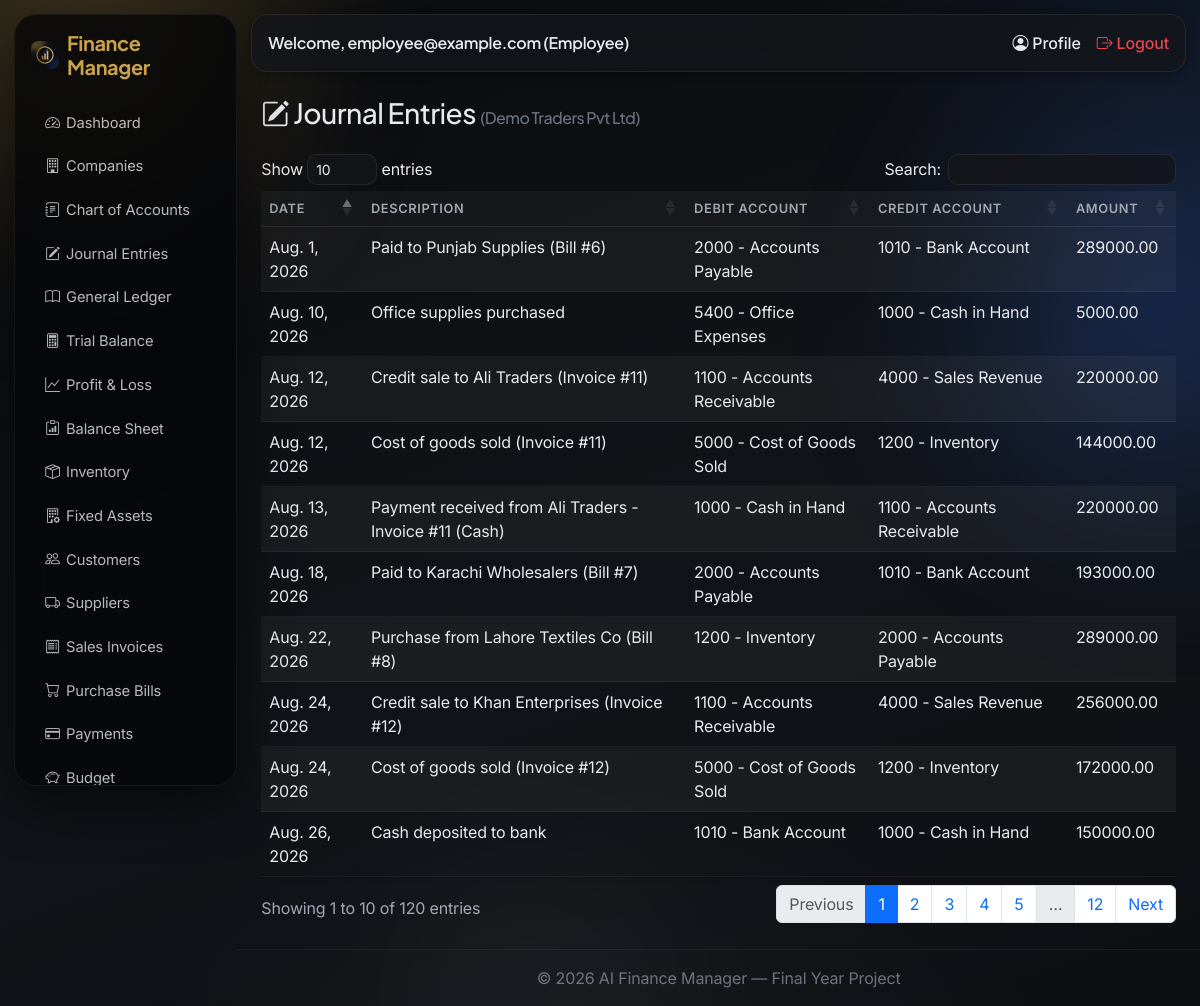
Screenshot of /accounting/journal/ (signed in) with the database file from the repository.
### accounts/models.py (models this page shows, shortened)
class User(AbstractUser):
    class Role(models.TextChoices):
        SUPER_ADMIN = 'SUPER_ADMIN', 'Super Admin'
        COMPANY_OWNER = 'COMPANY_OWNER', 'Company Owner'
        ACCOUNTANT = 'ACCOUNTANT', 'Accountant'
        EMPLOYEE = 'EMPLOYEE', 'Employee'
    role = models.CharField(max_length=20, choices=Role.choices, default=Role.COMPANY_OWNER)
    email = models.EmailField(unique=True)
    phone = models.CharField(max_length=20, blank=True)
    profile_picture = models.ImageField(upload_to='profile_pics/', blank=True, null=True)

### companies/models.py (models this page shows, shortened)
class Company(models.Model):
    owner = models.ForeignKey(settings.AUTH_USER_MODEL, on_delete=models.CASCADE, related_name='companies')
    name = models.CharField(max_length=200)
    country = models.CharField(max_length=100)
    currency = models.CharField(max_length=10, default='USD')
    fiscal_year_start = models.DateField()
    class Standard(models.TextChoices):
        IFRS = 'IFRS', 'IFRS'
        GAAP = 'GAAP', 'US GAAP'
    class InventoryMethod(models.TextChoices):
        FIFO = 'FIFO', 'FIFO (First-In, First-Out)'
        LIFO = 'LIFO', 'LIFO (Last-In, First-Out) - US GAAP only'
        WAC = 'WAC', 'Weighted Average Cost'
    accounting_standard = models.CharField(
        max_length=20, choices=Standard.choices, default=Standard.IFRS,
        help_text='Controls how inventory is valued and how the Balance Sheet / Income Statement are presented.',
    )
    inventory_method = models.CharField(
        max_length=10, choices=InventoryMethod.choices, default=InventoryMethod.FIFO,
        help_text='Cost-flow method. LIFO is prohibited under IFRS (IAS 2).',
    )
    logo = models.ImageField(upload_to='company_logos/', blank=True, null=True)
    address = models.CharField(max_length=255, blank=True)
    phone = models.CharField(max_length=20, blank=True)
    email = models.EmailField(blank=True)
    created_at = models.DateTimeField(auto_now_add=True)
    staff = models.ManyToManyField(
        settings.AUTH_USER_MODEL, blank=True, related_name='member_companies',
        help_text='Accountants/Employees granted access to this company.',
    )
    class Meta:
        verbose_name_plural = 'Companies'
        ordering = ['-created_at']

### accounting/models.py (models this page shows, shortened)
class JournalEntry(models.Model):
    company = models.ForeignKey(Company, on_delete=models.CASCADE, related_name='journal_entries')
    date = models.DateField()
    description = models.CharField(max_length=255)
    debit_account = models.ForeignKey(Account, on_delete=models.CASCADE, related_name='debit_entries')
    credit_account = models.ForeignKey(Account, on_delete=models.CASCADE, related_name='credit_entries')
    amount = models.DecimalField(max_digits=14, decimal_places=2)
    created_at = models.DateTimeField(auto_now_add=True)
    class Meta:
        ordering = ['-date', '-created_at']
        verbose_name = 'Journal Entry'
        verbose_name_plural = 'Journal Entries'

class Account(models.Model):
    class AccountType(models.TextChoices):
        ASSET = 'ASSET', 'Assets'
        LIABILITY = 'LIABILITY', 'Liabilities'
        EQUITY = 'EQUITY', 'Equity'
        REVENUE = 'REVENUE', 'Revenue'
        EXPENSE = 'EXPENSE', 'Expenses'
    company = models.ForeignKey(Company, on_delete=models.CASCADE, related_name='accounts')
    code = models.CharField(max_length=20)
    name = models.CharField(max_length=150)
    account_type = models.CharField(max_length=20, choices=AccountType.choices)
    created_at = models.DateTimeField(auto_now_add=True)
    class Meta:
        ordering = ['code']
        unique_together = ('company', 'code')
    def __str__(self):
        return f"{self.code} - {self.name}"

### accounting/views.py (the view)
# urls.py: path('journal/', views.journal_list, name='journal_list'),
@login_required
def journal_list(request):
    company = get_active_company(request)
    entries = JournalEntry.objects.filter(company=company) if company else JournalEntry.objects.none()
    return render(request, 'accounting/journal_list.html', {'entries': entries, 'company': company})

### accounting/views.py (called while the page is built)
def get_active_company(request):
    accessible = user_accessible_companies(request.user)
    company_id = request.session.get('active_company_id')
    company = None
    if company_id:
        company = accessible.filter(pk=company_id).first()
    if not company:
        company = accessible.first()
        if company:
            request.session['active_company_id'] = company.pk
    return company

### accounts/permissions.py (called while the page is built)
def is_super_admin(user):
    return user.is_authenticated and user.role == user.Role.SUPER_ADMIN

def user_accessible_companies(user):
    from companies.models import Company
    if is_super_admin(user):
        return Company.objects.all()
    return Company.objects.filter(models_q_owner_or_staff(user)).distinct()

def models_q_owner_or_staff(user):
    from django.db.models import Q
    return Q(owner=user) | Q(staff=user)

### accounting/templates/accounting/journal_list.html (shortened to what this page needs)
{% extends 'base.html' %}
{% block content %}
<div class="d-flex justify-content-between align-items-center mb-3">
    <h3><i class="bi bi-pencil-square"></i> Journal Entries {% if company %}<small class="text-muted fs-6">({{ company.name }})</small>{% endif %}</h3>
</div>
<div class="table-responsive">
<table class="table table-striped bg-white shadow-sm" data-datatable>
    <thead><tr><th>Date</th><th>Description</th><th>Debit Account</th><th>Credit Account</th><th>Amount</th></tr></thead>
    <tbody>
    {% for entry in entries %}
        <tr>
            <td>{{ entry.date }}</td>
            <td>{{ entry.description }}</td>
            <td>{{ entry.debit_account }}</td>
            <td>{{ entry.credit_account }}</td>
            <td>{{ entry.amount }}</td>
        </tr>
    {% empty %}
        <tr><td colspan="5" class="text-center text-muted">No journal entries yet.</td></tr>
    {% endfor %}
    </tbody>
</table>
</div>
{% endblock %}

### templates/base.html (shortened to what this page needs)
<!DOCTYPE html>
<html lang="en">
<head>
    {% load static %}
    <link href="https://cdn.jsdelivr.net/npm/bootstrap@5.3.3/dist/css/bootstrap.min.css" rel="stylesheet">
    <link rel="stylesheet" href="https://cdn.jsdelivr.net/npm/bootstrap-icons@1.11.3/font/bootstrap-icons.css">
    <link rel="stylesheet" href="https://cdn.datatables.net/1.13.8/css/dataTables.bootstrap5.min.css">
    <link rel="stylesheet" href="{% load static %}{% static 'css/style.css' %}">
</head>
<body>
<div class="aurora-blob b1"></div>
<div class="aurora-blob b2"></div>
<div class="aurora-blob b3"></div>
{% if user.is_authenticated %}
<div class="d-flex">
    <nav class="sidebar bg-dark text-white p-3" id="sidebarNav" style="width:230px;">
        <h5 class="mb-4 d-flex align-items-center gap-2">
            <img src="{% static 'img/logo.png' %}" alt="AI Finance Manager" style="width:28px;height:28px;border-radius:7px;">
            Finance Manager
        </h5>
        <ul class="nav nav-pills flex-column gap-1">
            <li class="nav-item"><a class="nav-link text-white" href="{% url 'dashboard:home' %}"><i class="bi bi-speedometer2"></i> Dashboard</a></li>
            <li class="nav-item"><a class="nav-link text-white" href="{% url 'companies:list' %}"><i class="bi bi-building"></i> Companies</a></li>
            <li class="nav-item"><a class="nav-link text-white" href="{% url 'accounting:account_list' %}"><i class="bi bi-journal-text"></i> Chart of Accounts</a></li>
            <li class="nav-item"><a class="nav-link text-white" href="{% url 'accounting:journal_list' %}"><i class="bi bi-pencil-square"></i> Journal Entries</a></li>
            <li class="nav-item"><a class="nav-link text-white" href="{% url 'accounting:ledger' %}"><i class="bi bi-book"></i> General Ledger</a></li>
            <li class="nav-item"><a class="nav-link text-white" href="{% url 'accounting:trial_balance' %}"><i class="bi bi-calculator"></i> Trial Balance</a></li>
            <li class="nav-item"><a class="nav-link text-white" href="{% url 'accounting:profit_and_loss' %}"><i class="bi bi-graph-up"></i> Profit &amp; Loss</a></li>
            <li class="nav-item"><a class="nav-link text-white" href="{% url 'accounting:balance_sheet' %}"><i class="bi bi-clipboard-data"></i> Balance Sheet</a></li>
            <li class="nav-item"><a class="nav-link text-white" href="{% url 'inventory:item_list' %}"><i class="bi bi-box-seam"></i> Inventory</a></li>
            <li class="nav-item"><a class="nav-link text-white" href="{% url 'assets:asset_list' %}"><i class="bi bi-building-gear"></i> Fixed Assets</a></li>
            <li class="nav-item"><a class="nav-link text-white" href="{% url 'transactions:customer_list' %}"><i class="bi bi-people"></i> Customers</a></li>
            <li class="nav-item"><a class="nav-link text-white" href="{% url 'transactions:supplier_list' %}"><i class="bi bi-truck"></i> Suppliers</a></li>
            <li class="nav-item"><a class="nav-link text-white" href="{% url 'transactions:invoice_list' %}"><i class="bi bi-receipt"></i> Sales Invoices</a></li>
            <li class="nav-item"><a class="nav-link text-white" href="{% url 'transactions:bill_list' %}"><i class="bi bi-cart"></i> Purchase Bills</a></li>
            <li class="nav-item"><a class="nav-link text-white" href="{% url 'transactions:payment_list' %}"><i class="bi bi-credit-card"></i> Payments</a></li>
            <li class="nav-item"><a class="nav-link text-white" href="{% url 'transactions:budget_list' %}"><i class="bi bi-piggy-bank"></i> Budget</a></li>
        </ul>
    </nav>
    <div class="flex-grow-1">
        <nav class="navbar navbar-expand navbar-light bg-white border-bottom px-3">
            <span class="navbar-text">Welcome, {{ user.username }} ({{ user.get_role_display }})</span>
            <div class="ms-auto d-flex gap-3">
                <a href="{% url 'accounts:profile' %}" class="text-decoration-none"><i class="bi bi-person-circle"></i> Profile</a>
                <a href="{% url 'accounts:logout' %}" class="text-decoration-none text-danger"><i class="bi bi-box-arrow-right"></i> Logout</a>
            </div>
        </nav>
        <div class="p-4">
            {% block content %}{% endblock %}
        </div>
        <footer class="text-center text-muted py-3 border-top">
            &copy; {% now "Y" %} AI Finance Manager — Final Year Project
        </footer>
    </div>
</div>
{% else %}
    {% block auth_content %}{% endblock %}
{% endif %}
</body>
</html>

### static/css/style.css (style rules this page uses)
:root { --bg-1: #0a0b0d; --bg-2: #111318; --bg-3: #0d0f13; --ink: #e9eaee; --ink-soft: #a3a8b3; --ink-faint: #6b7280; --accent: #c9a24b; --accent-dark: #a5822f; --accent-2: #2f6fed; --success: #2fb872; --danger: #e5484d; --warn: #d9a441; --glass: rgba(24, 26, 31, 0.72); --glass-strong: rgba(20, 22, 27, 0.85); --glass-soft: rgba(30, 33, 39, 0.5); --glass-border: rgba(255, 255, 255, 0.08); --glass-dark: rgba(6, 7, 9, 0.82); --glass-dark-border: rgba(255, 255, 255, 0.06); --shadow-sm: 0 2px 10px rgba(0, 0, 0, 0.35); --shadow-md: 0 10px 34px rgba(0, 0, 0, 0.45); --shadow-lg: 0 18px 50px rgba(0, 0, 0, 0.55); --radius: 16px; --radius-sm: 10px; --radius-lg: 22px; }
* { -webkit-font-smoothing: antialiased; }
html, body { min-height: 100vh; }
body { background: radial-gradient(900px 500px at -5% -10%, rgba(201, 162, 75, 0.10), transparent 60%), radial-gradient(800px 600px at 105% 0%, rgba(47, 111, 237, 0.08), transparent 55%), radial-gradient(900px 700px at 50% 115%, rgba(255, 255, 255, 0.04), transparent 55%), linear-gradient(160deg, var(--bg-1) 0%, var(--bg-2) 55%, var(--bg-3) 100%); background-attachment: fixed; font-family: 'Inter', -apple-system, BlinkMacSystemFont, 'Segoe UI', sans-serif; color: var(--ink); letter-spacing: -0.01em; }
h1, h2, h3, h4, h5, h6, .navbar-text, .btn { font-family: 'Plus Jakarta Sans', 'Inter', sans-serif; letter-spacing: -0.02em; color: var(--ink); }
p, span, td, th, label, div { color: inherit; }
a { color: var(--accent); }
.aurora-blob { position: fixed; border-radius: 50%; filter: blur(90px); z-index: 0; pointer-events: none; opacity: 0.35; }
.aurora-blob.b1 { width: 460px; height: 460px; top: -180px; left: -140px; background: radial-gradient(circle, #c9a24b, transparent 70%); }
.aurora-blob.b2 { width: 520px; height: 520px; top: 5%; right: -220px; background: radial-gradient(circle, #2f6fed, transparent 70%); }
.aurora-blob.b3 { width: 460px; height: 460px; bottom: -220px; left: 25%; background: radial-gradient(circle, #ffffff, transparent 72%); opacity: 0.05; }
.d-flex > .sidebar { position: sticky; top: 14px; align-self: flex-start; height: calc(100vh - 28px); margin: 14px 0 14px 14px; background: var(--glass-dark) !important; backdrop-filter: blur(22px) saturate(140%); -webkit-backdrop-filter: blur(22px) saturate(140%); border: 1px solid var(--glass-dark-border); border-radius: var(--radius-lg); box-shadow: var(--shadow-lg); overflow-y: auto; z-index: 2; }
.sidebar h5 { color: var(--accent); font-weight: 700; }
.sidebar .nav-link { color: rgba(255, 255, 255, 0.72) !important; font-size: 0.92rem; padding: 0.55rem 0.75rem; border-radius: var(--radius-sm); transition: background 0.18s ease, color 0.18s ease, transform 0.18s ease; }
.sidebar .nav-link i { width: 1.3em; display: inline-block; text-align: center; }
.navbar.bg-white { background: var(--glass-strong) !important; backdrop-filter: blur(18px) saturate(140%); -webkit-backdrop-filter: blur(18px) saturate(140%); border: 1px solid var(--glass-border) !important; border-radius: var(--radius); margin: 14px 14px 0 14px; box-shadow: var(--shadow-sm); position: relative; z-index: 2; }
.navbar-text { color: var(--ink); font-weight: 600; }
.navbar a { color: var(--ink-soft) !important; font-weight: 500; }
.navbar a.text-danger { color: var(--danger) !important; }
.flex-grow-1 > .p-4 { position: relative; z-index: 1; }
footer.border-top { background: transparent; border-top: 1px solid rgba(255, 255, 255, 0.06) !important; color: var(--ink-faint); }
.table { background: transparent; color: var(--ink); }
.table thead th { background: rgba(255, 255, 255, 0.04); color: var(--ink-soft); font-weight: 600; font-size: 0.8rem; text-transform: uppercase; letter-spacing: 0.05em; border-bottom: 1px solid rgba(255, 255, 255, 0.08) !important; }
.table tbody tr { border-bottom: 1px solid rgba(255, 255, 255, 0.06); }
.table tbody td { color: var(--ink); }
.table-striped tbody tr:nth-of-type(odd) { background-color: rgba(255, 255, 255, 0.02); }
.table > tbody > tr > * { color: var(--ink) !important; background-color: transparent !important; }
.table-striped > tbody > tr:nth-of-type(odd) > * { background-color: rgba(255, 255, 255, 0.03) !important; }
html { color-scheme: dark; }
.form-text, .text-muted { color: var(--ink-faint) !important; }
.table.bg-white, .card-header.bg-white { background: transparent !important; }
.navbar.bg-white, .navbar.bg-white .navbar-text, .navbar.bg-white a:not(.text-danger) { color: var(--ink) !important; }

### rows the page displays
User: username "employee@example.com", role "Employee"
Company: name "Demo Traders Pvt Ltd"
JournalEntry: date "Aug. 26, 2026", description "Cash deposited to bank", debit_account "1010 - Bank Account", credit_account "1000 - Cash in Hand", amount "150000.00"
JournalEntry: date "Aug. 24, 2026", description "Credit sale to Khan Enterprises (Invoice #12)", debit_account "1100 - Accounts Receivable", credit_account "4000 - Sales Revenue", amount "256000.00"
JournalEntry: date "Aug. 24, 2026", description "Cost of goods sold (Invoice #12)", debit_account "5000 - Cost of Goods Sold", credit_account "1200 - Inventory", amount "172000.00"
JournalEntry: date "Aug. 22, 2026", description "Purchase from Lahore Textiles Co (Bill #8)", debit_account "1200 - Inventory", credit_account "2000 - Accounts Payable", amount "289000.00"
JournalEntry: date "Aug. 18, 2026", description "Paid to Karachi Wholesalers (Bill #7)", debit_account "2000 - Accounts Payable", credit_account "1010 - Bank Account", amount "193000.00"
JournalEntry: date "Aug. 13, 2026", description "Payment received from Ali Traders - Invoice #11 (Cash)", debit_account "1000 - Cash in Hand", credit_account "1100 - Accounts Receivable", amount "220000.00"
JournalEntry: date "Aug. 12, 2026", description "Credit sale to Ali Traders (Invoice #11)", debit_account "1100 - Accounts Receivable", credit_account "4000 - Sales Revenue", amount "220000.00"
JournalEntry: date "Aug. 12, 2026", description "Cost of goods sold (Invoice #11)", debit_account "5000 - Cost of Goods Sold", credit_account "1200 - Inventory", amount "144000.00"
JournalEntry: date "Aug. 10, 2026", description "Office supplies purchased", debit_account "5400 - Office Expenses", credit_account "1000 - Cash in Hand", amount "5000.00"
JournalEntry: date "Aug. 1, 2026", description "Paid to Punjab Supplies (Bill #6)", debit_account "2000 - Accounts Payable", credit_account "1010 - Bank Account", amount "289000.00"
